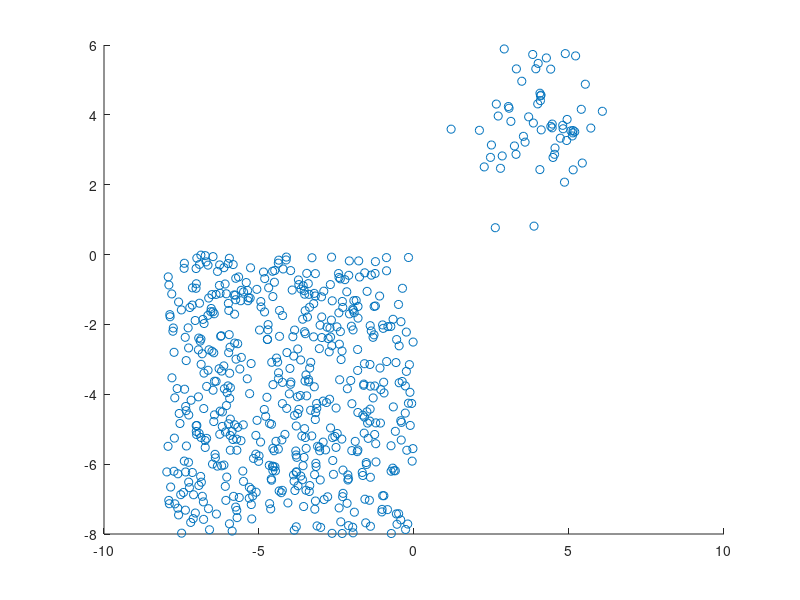

MATLAB code for this plot: (Note: this script raises an error after producing the figure.)
close all
clear
clc

%Load generated synthetic Data

load('SyntheticData.mat');

Labels=[Data.Bags(:).Label];

Pos=find(Labels+1);
Neg=find(1-Labels);


Ratio=0.7;

% Split Data into Train and Test Data
TrainPosIdx=round(0.6*length(Pos));
TrainNegIdx=round(0.6*length(Neg));
Test= [Pos(TrainPosIdx+1:end) Neg(TrainNegIdx+1:end)];
Train= [Pos(1:TrainPosIdx) Neg(1:TrainNegIdx)];

TrainData.Bags=Data.Bags(Train);
TrainData.NbBags=length(Train);
TestData.Bags=Data.Bags(Test);
TestData.NbBags=length(Test);


Insts=[];
for i=1:TrainData.NbBags
    Insts=[Insts;TrainData.Bags(i).Insts];
end

scatter(Insts(:,1),Insts(:,2))


for i=1:length(Insts)
    for j=1:length(Insts)
        Dists(i,j)=sqrt(sum( (Insts(i,:)-Insts(j,:)).^2 ));
    end
end


SortedDists=sort(Dists,2);
Best_Sig=mean(SortedDists(:,20));

lambda=1/(Best_Sig^2);
beta=lambda;



[IPs, W ]=MILIS_Train(TrainData,TestData,beta,lambda);

[Acc,Conf,LblDiff]=MILIS_Test(TestData,TrainData,IPs,W,lambda)


















